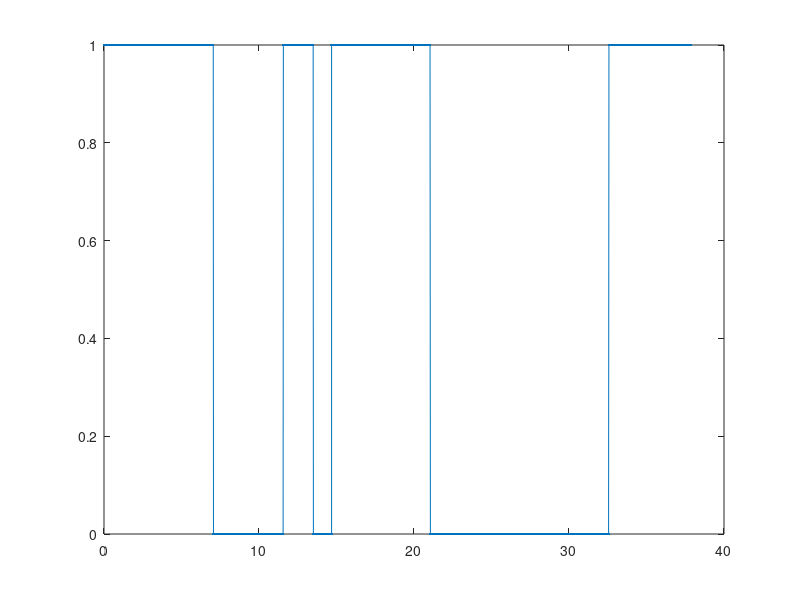

This chart was generated by the following MATLAB code:
clear;clc;
data = dlmread('amplitude.txt');
data(1001:2000, 1) = data(1001:2000, 1) + 14.682744;
plot(data(:,1), data(:,2),'.-');